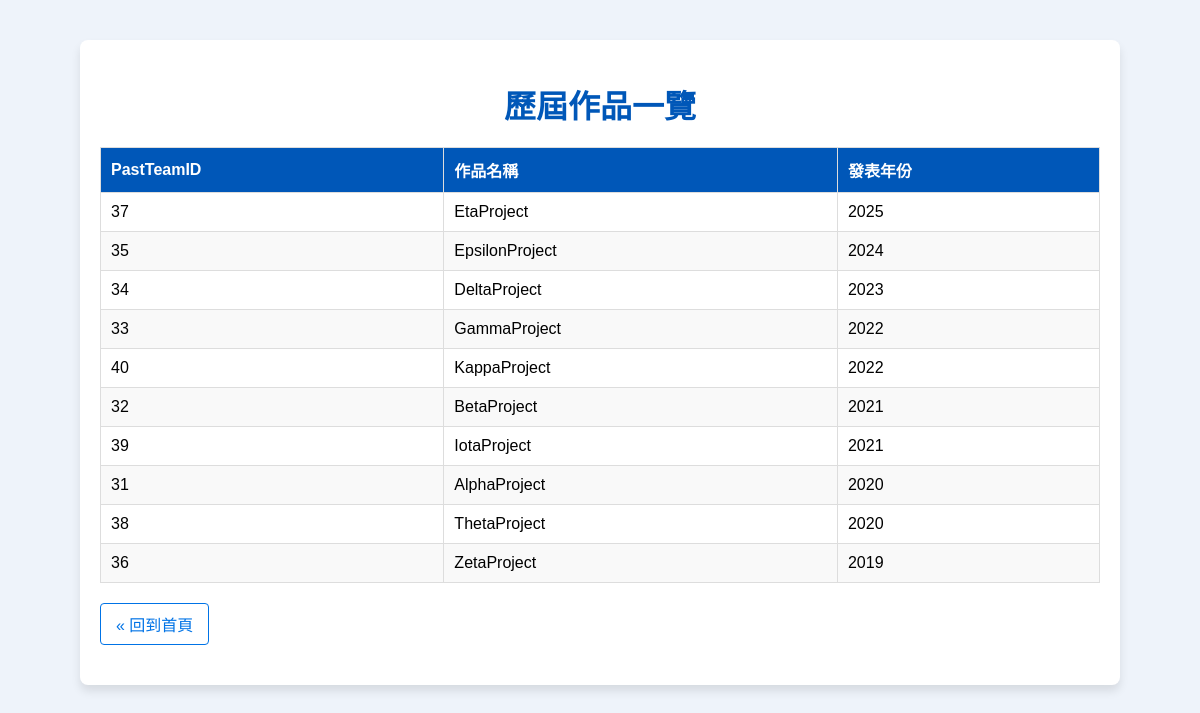
Screenshot of /database_PJ/past_projects.php with the database file from the repository.
### tables this page shows
CREATE TABLE `past_projects` (
  `PastTeamID` int(11) NOT NULL,
  `TeamName` varchar(100) NOT NULL,
  `ProjectName` varchar(100) NOT NULL,
  `CompetitionCategory` varchar(50) DEFAULT NULL,
  `PostYear` year(4) NOT NULL,
  `DescriptionLink` varchar(255) DEFAULT NULL,
  `PosterLink` varchar(255) DEFAULT NULL,
  `VideoLink` varchar(255) DEFAULT NULL,
  `CodeLink` varchar(255) DEFAULT NULL
);

### database_PJ/past_projects.php (the view, shortened to what this page needs)
<?php
require_once 'db_connection.php';
try {
    $sql = "SELECT PastTeamID, ProjectName, PostYear
            FROM past_projects
            ORDER BY PostYear DESC, PastTeamID";
    $stmt = $pdo->query($sql);
    $past_projects = $stmt->fetchAll(PDO::FETCH_ASSOC);
} catch (PDOException $e) {
    die("資料庫錯誤：" . $e->getMessage());
}
?>
<!DOCTYPE html>
<html lang="zh-TW">
<head>
</head>
<body>
  <div class="container">
    <h1>歷屆作品一覽</h1>
    <?php if (empty($past_projects)): ?>
      <p>目前沒有歷屆作品資料。</p>
    <?php else: ?>
      <table>
        <thead>
          <tr>
            <th>PastTeamID</th>
            <th>作品名稱</th>
            <th>發表年份</th>
          </tr>
        </thead>
        <tbody>
        <?php foreach ($past_projects as $p): ?>
          <tr>
            <td><?= htmlspecialchars($p['PastTeamID']) ?></td>
            <td><?= htmlspecialchars($p['ProjectName']) ?></td>
            <td><?= htmlspecialchars($p['PostYear']) ?></td>
          </tr>
        <?php endforeach; ?>
        </tbody>
      </table>
    <?php endif; ?>
    <a href="index.php" class="btn-back">« 回到首頁</a>
  </div>
</body>
</html>

### database_PJ/past_projects.php (style rules this page uses)
body { font-family: Arial, sans-serif; background: #eef3fa; margin:0; padding:0; }
.container { max-width: 1000px; margin: 40px auto; background: #fff; padding: 20px; border-radius: 8px; box-shadow: 0 6px 10px rgba(0,0,0,0.1); }
h1 { color: #0057b8; text-align:center; margin-bottom:20px; }
table { width:100%; border-collapse:collapse; }
th, td { border:1px solid #ddd; padding:10px; text-align:left; }
th { background:#0057b8; color:#fff; }
tr:nth-child(even) { background:#f9f9f9; }
.btn-back { display:inline-block; margin:20px 0; color:#0073e6; text-decoration:none; padding:8px 15px; border:1px solid #0073e6; border-radius:4px; }

### rows the page displays
past_projects: PastTeamID "37", ProjectName "EtaProject", PostYear "2025"
past_projects: PastTeamID "35", ProjectName "EpsilonProject", PostYear "2024"
past_projects: PastTeamID "34", ProjectName "DeltaProject", PostYear "2023"
past_projects: PastTeamID "33", ProjectName "GammaProject", PostYear "2022"
past_projects: PastTeamID "40", ProjectName "KappaProject", PostYear "2022"
past_projects: PastTeamID "32", ProjectName "BetaProject", PostYear "2021"
past_projects: PastTeamID "39", ProjectName "IotaProject", PostYear "2021"
past_projects: PastTeamID "31", ProjectName "AlphaProject", PostYear "2020"
past_projects: PastTeamID "38", ProjectName "ThetaProject", PostYear "2020"
past_projects: PastTeamID "36", ProjectName "ZetaProject", PostYear "2019"
